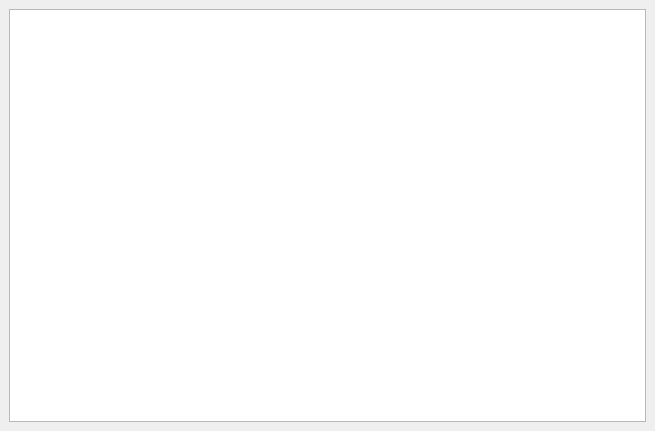
<?xml version="1.0" encoding="UTF-8"?>
<ui version="4.0">
 <class>MainWindow</class>
 <widget class="QMainWindow" name="MainWindow">
  <property name="geometry">
   <rect>
    <x>0</x>
    <y>0</y>
    <width>655</width>
    <height>431</height>
   </rect>
  </property>
  <property name="windowTitle">
   <string>MainWindow</string>
  </property>
  <widget class="QWidget" name="centralwidget">
   <layout class="QGridLayout" name="gridLayout">
    <item row="0" column="0">
     <widget class="QTableWidget" name="tableWidget"/>
    </item>
   </layout>
  </widget>
 </widget>
 <resources/>
 <connections/>
</ui>
